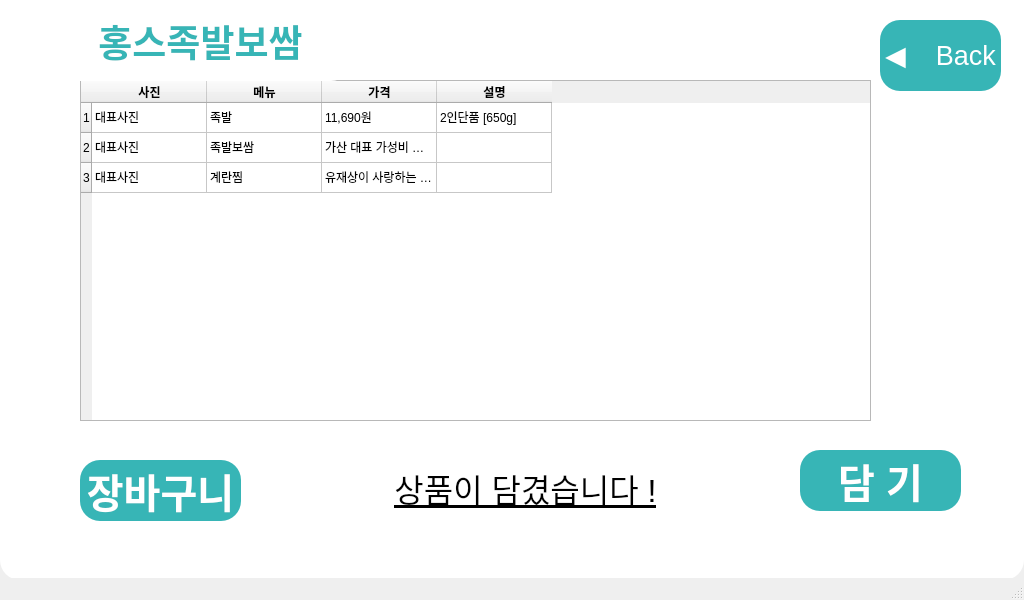
<?xml version="1.0" encoding="UTF-8"?>
<ui version="4.0">
 <class>MainWindow</class>
 <widget class="QMainWindow" name="MainWindow">
  <property name="geometry">
   <rect>
    <x>0</x>
    <y>0</y>
    <width>1024</width>
    <height>600</height>
   </rect>
  </property>
  <property name="windowTitle">
   <string>MainWindow</string>
  </property>
  <widget class="QWidget" name="centralwidget">
   <widget class="QLabel" name="storeLabel">
    <property name="geometry">
     <rect>
      <x>0</x>
      <y>-20</y>
      <width>1024</width>
      <height>600</height>
     </rect>
    </property>
    <property name="styleSheet">
     <string notr="true">background-color: rgba( 255, 255, 255); border-radius: 20px</string>
    </property>
    <property name="text">
     <string/>
    </property>
   </widget>
   <widget class="QPushButton" name="basketBtn">
    <property name="geometry">
     <rect>
      <x>80</x>
      <y>460</y>
      <width>161</width>
      <height>61</height>
     </rect>
    </property>
    <property name="font">
     <font>
      <pointsize>30</pointsize>
      <weight>75</weight>
      <bold>true</bold>
     </font>
    </property>
    <property name="styleSheet">
     <string notr="true">color:rgb(255,255,255);background-color: rgb(55, 181, 182); border-radius: 20px</string>
    </property>
    <property name="text">
     <string>장바구니</string>
    </property>
   </widget>
   <widget class="QTableWidget" name="workTable">
    <property name="geometry">
     <rect>
      <x>80</x>
      <y>80</y>
      <width>791</width>
      <height>341</height>
     </rect>
    </property>
    <property name="baseSize">
     <size>
      <width>0</width>
      <height>0</height>
     </size>
    </property>
    <property name="acceptDrops">
     <bool>false</bool>
    </property>
    <property name="toolTip">
     <string>&lt;html&gt;&lt;head/&gt;&lt;body&gt;&lt;p align=&quot;center&quot;&gt;&lt;br/&gt;&lt;/p&gt;&lt;/body&gt;&lt;/html&gt;</string>
    </property>
    <property name="layoutDirection">
     <enum>Qt::LeftToRight</enum>
    </property>
    <property name="midLineWidth">
     <number>2</number>
    </property>
    <attribute name="horizontalHeaderVisible">
     <bool>true</bool>
    </attribute>
    <attribute name="horizontalHeaderCascadingSectionResizes">
     <bool>true</bool>
    </attribute>
    <attribute name="horizontalHeaderDefaultSectionSize">
     <number>115</number>
    </attribute>
    <attribute name="horizontalHeaderStretchLastSection">
     <bool>false</bool>
    </attribute>
    <row>
     <property name="text">
      <string>1</string>
     </property>
    </row>
    <row>
     <property name="text">
      <string>2</string>
     </property>
    </row>
    <row>
     <property name="text">
      <string>3</string>
     </property>
    </row>
    <column>
     <property name="text">
      <string>사진</string>
     </property>
     <property name="font">
      <font>
       <weight>75</weight>
       <bold>true</bold>
      </font>
     </property>
     <property name="textAlignment">
      <set>AlignCenter</set>
     </property>
    </column>
    <column>
     <property name="text">
      <string>메뉴</string>
     </property>
     <property name="font">
      <font>
       <weight>75</weight>
       <bold>true</bold>
      </font>
     </property>
     <property name="textAlignment">
      <set>AlignCenter</set>
     </property>
    </column>
    <column>
     <property name="text">
      <string>가격</string>
     </property>
     <property name="font">
      <font>
       <weight>75</weight>
       <bold>true</bold>
      </font>
     </property>
     <property name="textAlignment">
      <set>AlignCenter</set>
     </property>
    </column>
    <column>
     <property name="text">
      <string>설명</string>
     </property>
     <property name="font">
      <font>
       <weight>75</weight>
       <bold>true</bold>
      </font>
     </property>
    </column>
    <item row="0" column="0">
     <property name="text">
      <string>대표사진</string>
     </property>
     <property name="whatsThis">
      <string notr="true"/>
     </property>
    </item>
    <item row="0" column="1">
     <property name="text">
      <string>족발</string>
     </property>
    </item>
    <item row="0" column="2">
     <property name="text">
      <string>11,690원</string>
     </property>
    </item>
    <item row="0" column="3">
     <property name="text">
      <string>2인단품 [650g]</string>
     </property>
    </item>
    <item row="1" column="0">
     <property name="text">
      <string>대표사진</string>
     </property>
    </item>
    <item row="1" column="1">
     <property name="text">
      <string>족발보쌈</string>
     </property>
    </item>
    <item row="1" column="2">
     <property name="text">
      <string>가산 대표 가성비 커피 !</string>
     </property>
    </item>
    <item row="2" column="0">
     <property name="text">
      <string>대표사진 </string>
     </property>
    </item>
    <item row="2" column="1">
     <property name="text">
      <string>계란찜</string>
     </property>
    </item>
    <item row="2" column="2">
     <property name="text">
      <string>유재상이 사랑하는 구내식당 오면 더드림!</string>
     </property>
    </item>
   </widget>
   <widget class="QPushButton" name="basketBtn_2">
    <property name="geometry">
     <rect>
      <x>800</x>
      <y>450</y>
      <width>161</width>
      <height>61</height>
     </rect>
    </property>
    <property name="font">
     <font>
      <pointsize>30</pointsize>
      <weight>75</weight>
      <bold>true</bold>
     </font>
    </property>
    <property name="styleSheet">
     <string notr="true">color:rgb(255,255,255);background-color: rgb(55, 181, 182); border-radius: 20px</string>
    </property>
    <property name="text">
     <string>담 기</string>
    </property>
   </widget>
   <widget class="QTextEdit" name="textEdit">
    <property name="geometry">
     <rect>
      <x>50</x>
      <y>10</y>
      <width>301</width>
      <height>71</height>
     </rect>
    </property>
    <property name="styleSheet">
     <string notr="true">color:rgb(55, 181, 182);background-color: rgb(255,255,255); border-radius: 20px</string>
    </property>
    <property name="html">
     <string>&lt;!DOCTYPE HTML PUBLIC &quot;-//W3C//DTD HTML 4.0//EN&quot; &quot;http://www.w3.org/TR/REC-html40/strict.dtd&quot;&gt;
&lt;html&gt;&lt;head&gt;&lt;meta name=&quot;qrichtext&quot; content=&quot;1&quot; /&gt;&lt;style type=&quot;text/css&quot;&gt;
p, li { white-space: pre-wrap; }
&lt;/style&gt;&lt;/head&gt;&lt;body style=&quot; font-family:'Ubuntu'; font-size:11pt; font-weight:400; font-style:normal;&quot;&gt;
&lt;p align=&quot;center&quot; style=&quot; margin-top:0px; margin-bottom:0px; margin-left:0px; margin-right:0px; -qt-block-indent:0; text-indent:0px;&quot;&gt;&lt;span style=&quot; font-size:28pt; font-weight:600;&quot;&gt;홍스족발보쌈&lt;/span&gt;&lt;/p&gt;&lt;/body&gt;&lt;/html&gt;</string>
    </property>
   </widget>
   <widget class="QTextEdit" name="textEdit_2">
    <property name="geometry">
     <rect>
      <x>280</x>
      <y>460</y>
      <width>491</width>
      <height>71</height>
     </rect>
    </property>
    <property name="styleSheet">
     <string notr="true">color:rgb(0, 0, 0);background-color: rgb(255,255,255); border-radius: 20px</string>
    </property>
    <property name="html">
     <string>&lt;!DOCTYPE HTML PUBLIC &quot;-//W3C//DTD HTML 4.0//EN&quot; &quot;http://www.w3.org/TR/REC-html40/strict.dtd&quot;&gt;
&lt;html&gt;&lt;head&gt;&lt;meta name=&quot;qrichtext&quot; content=&quot;1&quot; /&gt;&lt;style type=&quot;text/css&quot;&gt;
p, li { white-space: pre-wrap; }
&lt;/style&gt;&lt;/head&gt;&lt;body style=&quot; font-family:'Ubuntu'; font-size:11pt; font-weight:400; font-style:normal;&quot;&gt;
&lt;p align=&quot;center&quot; style=&quot; margin-top:0px; margin-bottom:0px; margin-left:0px; margin-right:0px; -qt-block-indent:0; text-indent:0px;&quot;&gt;&lt;span style=&quot; font-size:24pt; text-decoration: underline;&quot;&gt;상품이 담겼습니다 !&lt;/span&gt;&lt;/p&gt;&lt;/body&gt;&lt;/html&gt;</string>
    </property>
   </widget>
   <widget class="QPushButton" name="backBtn">
    <property name="geometry">
     <rect>
      <x>880</x>
      <y>20</y>
      <width>121</width>
      <height>71</height>
     </rect>
    </property>
    <property name="font">
     <font>
      <pointsize>20</pointsize>
     </font>
    </property>
    <property name="styleSheet">
     <string notr="true">color:rgb(255,255,255);background-color: rgb(55, 181, 182); border-radius: 20px</string>
    </property>
    <property name="text">
     <string>◀️    Back</string>
    </property>
   </widget>
  </widget>
  <widget class="QMenuBar" name="menubar">
   <property name="geometry">
    <rect>
     <x>0</x>
     <y>0</y>
     <width>1024</width>
     <height>22</height>
    </rect>
   </property>
  </widget>
  <widget class="QStatusBar" name="statusbar"/>
 </widget>
 <resources/>
 <connections/>
</ui>
